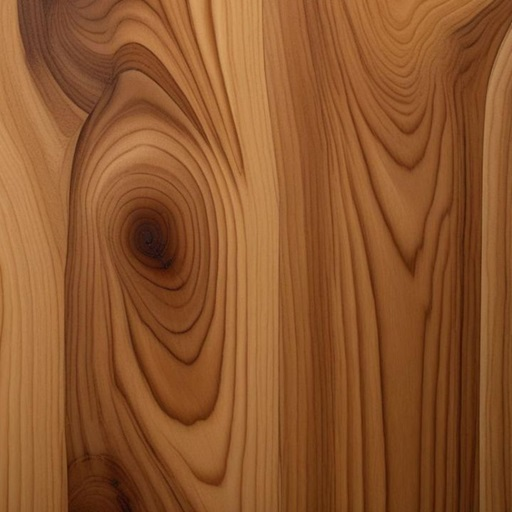
#> input picture woods.jpg, 512 x 512 px
$ python -i image_features.py   (imports and definitions only)   (older library calls are emulated)
#> lines starting #> are read from the running program, lines starting #| are printed output that depends on the picture
"""
Visual analysis pipeline: image loading, feature extraction, and tactile descriptors.

Section 1 — Preprocessing: grayscale conversion, edge detection (Canny + Otsu),
    high-frequency extraction (Laplacian), and orientation analysis (Gabor filter bank).

Section 2 — Tactile mapping: GLCM texture analysis → TactileDescriptor (roughness,
    directionality, dominant spatial frequency).
"""
from __future__ import annotations

from dataclasses import dataclass

import cv2
import numpy as np
from skimage.feature import graycomatrix, graycoprops


# ---------------------------------------------------------------------------
# Section 1: Preprocessing
# ---------------------------------------------------------------------------

def load_image_gray(path: str) -> np.ndarray:
    """Load image and convert to grayscale float32 in [0, 1]."""
#> called with path = '../woods.jpg'
    img = cv2.imread(path, cv2.IMREAD_GRAYSCALE)
#> img: shape (512, 512); min 15, max 172, mean 97.9
    if img is None:
        raise FileNotFoundError(f"Cannot load image: {path}")
    return img.astype(np.float32) / 255.0


def load_image_rgb(path: str) -> np.ndarray:
    """Load image as RGB float32 in [0, 1]."""
#> called with path = '../woods.jpg'
    img = cv2.imread(path, cv2.IMREAD_COLOR)
#> img is the input picture: shape (512, 512, 3); mean B, G, R 44.5, 86.1, 141.3
    if img is None:
        raise FileNotFoundError(f"Cannot load image: {path}")
    img = cv2.cvtColor(img, cv2.COLOR_BGR2RGB)
    return img.astype(np.float32) / 255.0
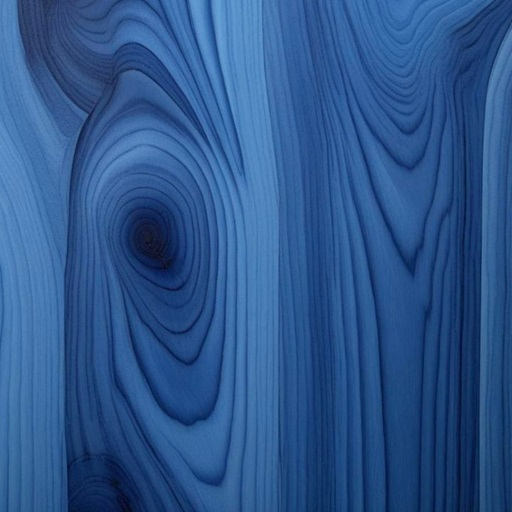
#> returned value: shape (512, 512, 3) float32; mean of channels 0, 1, 2 0.554, 0.338, 0.174; drawn as B, G, R


def extract_edges(gray: np.ndarray, low: int = 50, high: int = 150) -> np.ndarray:
    """Canny edge map normalized to [0, 1].  Thresholds derived from Otsu value."""
    uint8 = (gray * 255).astype(np.uint8)
    otsu_val, _ = cv2.threshold(uint8, 0, 255, cv2.THRESH_BINARY + cv2.THRESH_OTSU)
    low  = otsu_val * 0.5
    high = otsu_val * 1.0
    edges = cv2.Canny(uint8, threshold1=low, threshold2=high)
    return edges.astype(np.float32) / 255.0


def extract_frequency(gray: np.ndarray) -> np.ndarray:
    """High-frequency content via Laplacian, normalized to [0, 1]."""
    uint8 = (gray * 255).astype(np.uint8)
    lap = cv2.Laplacian(uint8, cv2.CV_32F)
    lap = np.abs(lap)
    max_val = lap.max()
    if max_val > 0:
        lap /= max_val
    return lap


def extract_orientation(
    gray: np.ndarray,
    n_orientations: int = 8,
    ksize: int = 31,
    sigma: float = 4.0,
    lambd: float = 10.0,
    gamma: float = 0.5,
) -> dict[str, np.ndarray]:
    """
    Gabor filter bank orientation extraction.

    Applies n_orientations Gabor kernels evenly spanning [0, pi).

    Returns dict with:
      'dominant_orientation': float32 (H, W) in [0, 1] — strongest texture direction.
      'orientation_strength': float32 (H, W) in [0, 1] — 0=isotropic, 1=directional.
      'gabor_responses': float32 (n_orientations, H, W) — per-angle energy maps.
    """
#> called with n_orientations = 8, ksize = 31, sigma = 4, lambd = 10, gamma = 0.5
    thetas = np.linspace(0, np.pi, n_orientations, endpoint=False)
    responses = np.empty((n_orientations, *gray.shape), dtype=np.float32)

    for i, theta in enumerate(thetas):
        kernel = cv2.getGaborKernel(
            (ksize, ksize), sigma, theta, lambd, gamma, psi=0, ktype=cv2.CV_32F
        )
        responses[i] = np.abs(cv2.filter2D(gray, cv2.CV_32F, kernel))

    dominant_idx = responses.argmax(axis=0)
    dominant_orientation = dominant_idx.astype(np.float32) / n_orientations
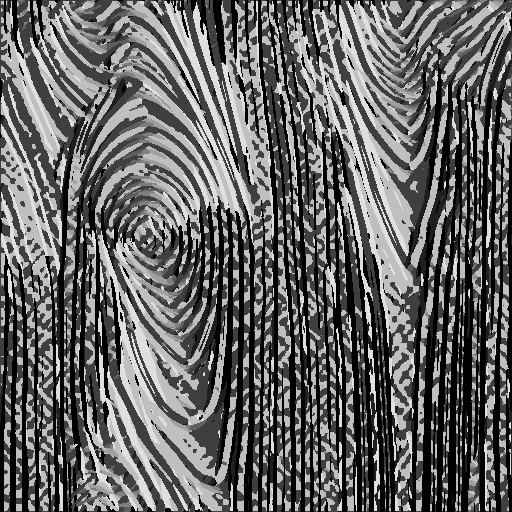
#> dominant_orientation: shape (512, 512) float32; min 0, max 0.875, mean 0.398

    max_resp = responses.max(axis=0)
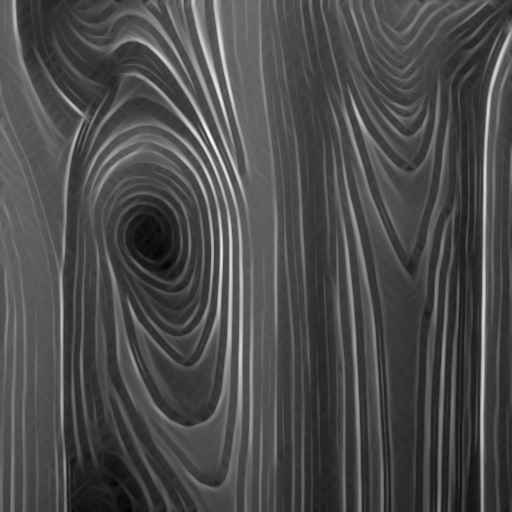
#> max_resp: shape (512, 512) float32; min 0.632, max 12.74, mean 4.23; drawn with min black and max white
    mean_resp = responses.mean(axis=0)
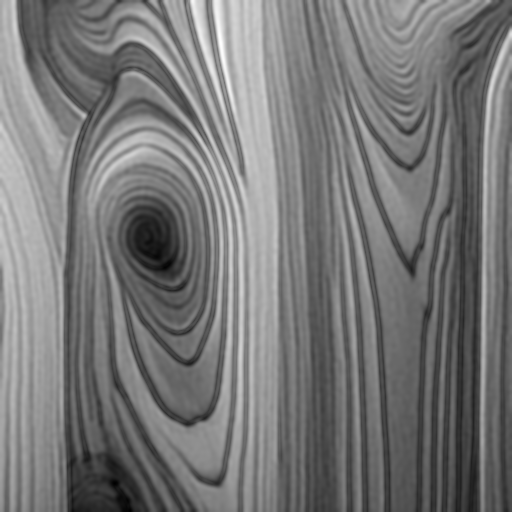
#> mean_resp: shape (512, 512) float32; min 0.44, max 6.55, mean 3.31; drawn with min black and max white
    eps = 1e-7
    orientation_strength = (max_resp - mean_resp) / (max_resp + eps)
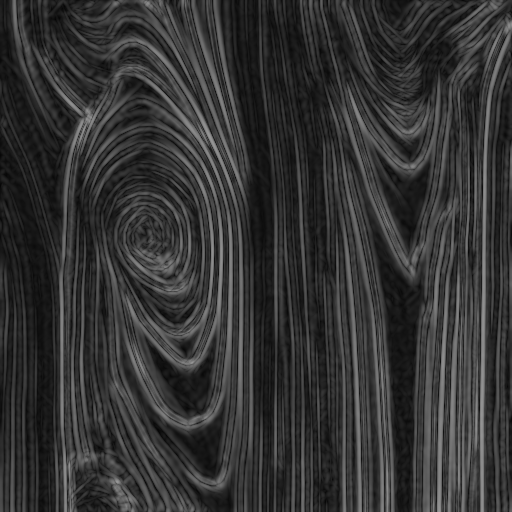
#> orientation_strength: shape (512, 512) float32; min 0.0219, max 0.595, mean 0.204
    orientation_strength = orientation_strength.clip(0, 1)

    return {
        "dominant_orientation": dominant_orientation,
        "orientation_strength": orientation_strength,
        "gabor_responses": responses,
    }


def preprocess(path: str, size: tuple[int, int] = (512, 512)) -> dict[str, np.ndarray]:
    """
    Full preprocessing pipeline.

    Returns dict with keys:
      'gray', 'rgb', 'edges', 'frequency',
      'dominant_orientation', 'orientation_strength', 'gabor_responses'
    All 2-D arrays are float32 in [0, 1].  'gabor_responses' is (n_orientations, H, W).
    """
    gray = load_image_gray(path)
    gray = cv2.resize(gray, size, interpolation=cv2.INTER_AREA)

    rgb = load_image_rgb(path)
    rgb = cv2.resize(rgb, size, interpolation=cv2.INTER_AREA)

    orientation = extract_orientation(gray)
#> orientation = 3 items

    return {
        "gray": gray,
        "rgb": rgb,
        "edges": extract_edges(gray),
        "frequency": extract_frequency(gray),
        **orientation,
    }
#> in extract_edges, `otsu_val, _ = cv2.threshold(uint8, 0, 255, cv2.THRESH_BINARY + cv2.THR..`: otsu_val = 98
#> in extract_edges, `low  = otsu_val * 0.5`: low = 49
#> in extract_edges, `high = otsu_val * 1.0`: high = 98
#> in extract_edges, `edges = cv2.Canny(uint8, threshold1=low, threshold2=high)`:
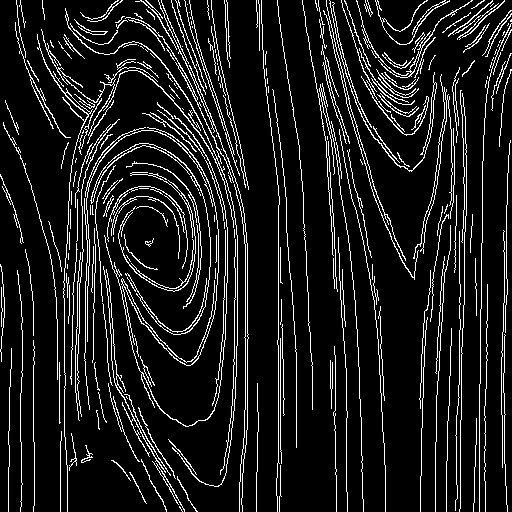
#> edges: shape (512, 512); 10.8% white in thin lines or dots
#> in extract_edges, `return edges.astype(np.float32) / 255.0`: returned value: shape (512, 512) float32; values 0 (black) and 1 (white), 10.8% white in thin lines or dots
#> in extract_frequency, `max_val = lap.max()`: max_val = 110
#> in extract_frequency, `lap /= max_val`:
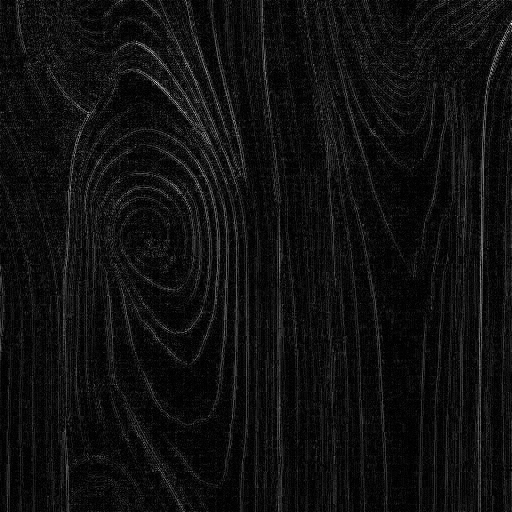
#> lap: shape (512, 512) float32; min 0, max 1, mean 0.0636


# ---------------------------------------------------------------------------
# Section 2: Tactile mapping
# ---------------------------------------------------------------------------

@dataclass
class TactileDescriptor:
    roughness: float        # 0.0 (smooth) – 1.0 (rough)
    directionality: float   # 0.0 (isotropic) – 1.0 (strongly directional)
    frequency: float        # normalized dominant spatial frequency


# [67 lines left out: functions _to_uint_levels, compute_glcm_features, compute_roughness, compute_directionality, compute_frequency_descriptor, map_features, not called in this run]

>>> result = preprocess('../woods.jpg')
#> result = 7 items
